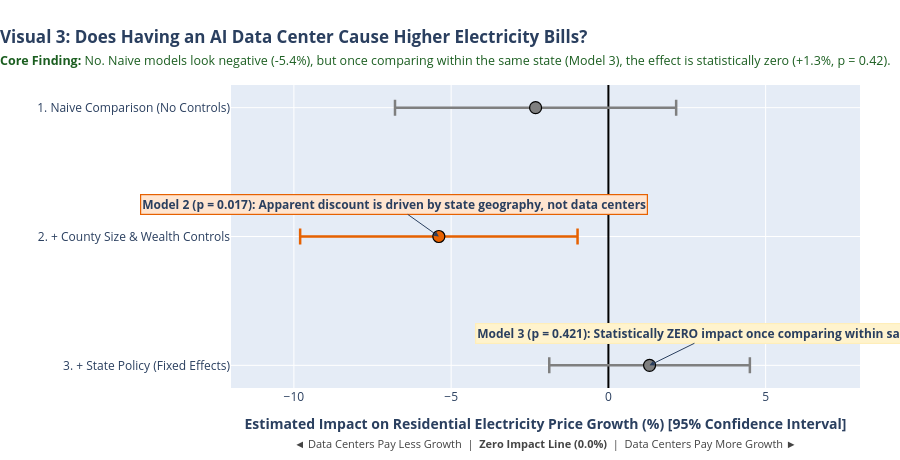

Notebook source saved alongside this figure:
### Markdown cell above
## Visual 3: Does Having an AI Data Center Cause Higher Electricity Bills?
*Supports: **Naive vs. Controlled Results - The Core Statistical Test***

### Visual Design & Layperson Interpretation
- **Question Answered:** *If two counties are identical in population, wealth, and state regulation, does the one with a data center pay higher electricity bills?*
- **Directional Cue:** Values to the **right of 0.0%** indicate data centers raised bills; values to the **left** indicate data centers lowered bills.
- **Whiskers (95% Confidence Interval):** If the horizontal whisker crosses the vertical black line ($0.0\%$), the effect is statistically indistinguishable from zero.
- **Punchline:** Once we compare counties within the same state (Model 3), the estimate is **$+1.31\%$ with $p = 0.421$**—pure random noise.

### Code cell
# Construct Visual 3: Clear Directional Forest Plot
def get_ci(model, var='Has_Datacenter'):
    ci = model.conf_int().loc[var]
    return ci[0], ci[1]

ci_m1 = get_ci(m1)
ci_m2 = get_ci(m2)
ci_m3 = get_ci(m3)

fig3 = go.Figure()

models_meta = [
    ('1. Naive Comparison (No Controls)', m1.params['Has_Datacenter'], ci_m1, m1.pvalues['Has_Datacenter'], m1.rsquared, COLOR_NEUTRAL),
    ('2. + County Size & Wealth Controls', m2.params['Has_Datacenter'], ci_m2, m2.pvalues['Has_Datacenter'], m2.rsquared, COLOR_TREATMENT),
    ('3. + State Policy (Fixed Effects)', m3.params['Has_Datacenter'], ci_m3, m3.pvalues['Has_Datacenter'], m3.rsquared, COLOR_NEUTRAL)
]

for name, coef, ci, pval, r2, color in models_meta:
    fig3.add_trace(go.Scatter(
        x=[coef], y=[name],
        error_x=dict(
            type='data', symmetric=False,
            array=[ci[1] - coef], arrayminus=[coef - ci[0]],
            color=color, thickness=2.5, width=8
        ),
        mode='markers',
        marker=dict(size=12, color=color, line=dict(color='black', width=1.2)),
        name=name,
        hovertemplate=(
            f"<b>{name}</b><br>"
            f"Estimated Effect: {coef:+.3f}%<br>"
            f"95% CI: [{ci[0]:.2f}%, {ci[1]:.2f}%]<br>"
            f"p-value: {pval:.3f}<br>"
            f"R²: {r2:.4f}<extra></extra>"
        )
    ))

fig3.update_layout(
    title=dict(
        text="<b>Visual 3: Does Having an AI Data Center Cause Higher Electricity Bills?</b><br><span style='font-size:12.5px; color:#1B5E20;'><b>Core Finding:</b> No. Naive models look negative (-5.4%), but once comparing within the same state (Model 3), the effect is statistically zero (+1.3%, p = 0.42).</span>",
        x=0.0, xanchor="left"
    ),
    xaxis=dict(
        title="<b>Estimated Impact on Residential Electricity Price Growth (%) [95% Confidence Interval]</b><br><span style='font-size:11px; color:#444;'>◄ Data Centers Pay Less Growth &nbsp;|&nbsp; <b>Zero Impact Line (0.0%)</b> &nbsp;|&nbsp; Data Centers Pay More Growth ►</span>",
        zeroline=True, zerolinecolor='black', zerolinewidth=2.0,
        range=[-12, 8]
    ),
    yaxis=dict(title="", autorange="reversed"),
    showlegend=False,
    annotations=[
        dict(
            x=m3.params['Has_Datacenter'], y='3. + State Policy (Fixed Effects)',
            text="<b>Model 3 (p = 0.421): Statistically ZERO impact once comparing within same state</b>",
            showarrow=True, arrowhead=2, ax=65, ay=-32,
            bgcolor="#FFF3CD", bordercolor="#FFEEBA", borderwidth=1.2
        ),
        dict(
            x=m2.params['Has_Datacenter'], y='2. + County Size & Wealth Controls',
            text="<b>Model 2 (p = 0.017): Apparent discount is driven by state geography, not data centers</b>",
            showarrow=True, arrowhead=2, ax=-45, ay=-32,
            bgcolor="#FFE5D0", bordercolor=COLOR_TREATMENT, borderwidth=1.2
        )
    ],
    height=460,
    margin=dict(l=60, r=40, t=85, b=65)
)
fig3.show()

### Figure 1 — Plotly figure (JSON) as saved in the notebook; plotly's stock layout.template omitted (floating-point values rounded to 4 significant figures)
{"data": [{"error_x": {"array": [4.47], "arrayminus": [4.47], "color": "#7F7F7F", "symmetric": false, "thickness": 2.5, "type": "data", "width": 8}, "hovertemplate": "<b>1. Naive Comparison (No Controls)</b><br>Estimated Effect: -2.315%<br>95% CI: [-6.79%, 2.15%]<br>p-value: 0.310<br>R²: 0.0005<extra></extra>", "marker": {"color": "#7F7F7F", "line": {"color": "black", "width": 1.2}, "size": 12}, "mode": "markers", "name": "1. Naive Comparison (No Controls)", "type": "scatter", "x": [-2.315], "y": ["1. Naive Comparison (No Controls)"]}, {"error_x": {"array": [4.41], "arrayminus": [4.41], "color": "#E66101", "symmetric": false, "thickness": 2.5, "type": "data", "width": 8}, "hovertemplate": "<b>2. + County Size & Wealth Controls</b><br>Estimated Effect: -5.391%<br>95% CI: [-9.80%, -0.98%]<br>p-value: 0.017<br>R²: 0.0580<extra></extra>", "marker": {"color": "#E66101", "line": {"color": "black", "width": 1.2}, "size": 12}, "mode": "markers", "name": "2. + County Size & Wealth Controls", "type": "scatter", "x": [-5.391], "y": ["2. + County Size & Wealth Controls"]}, {"error_x": {"array": [3.189], "arrayminus": [3.189], "color": "#7F7F7F", "symmetric": false, "thickness": 2.5, "type": "data", "width": 8}, "hovertemplate": "<b>3. + State Policy (Fixed Effects)</b><br>Estimated Effect: +1.309%<br>95% CI: [-1.88%, 4.50%]<br>p-value: 0.421<br>R²: 0.5391<extra></extra>", "marker": {"color": "#7F7F7F", "line": {"color": "black", "width": 1.2}, "size": 12}, "mode": "markers", "name": "3. + State Policy (Fixed Effects)", "type": "scatter", "x": [1.309], "y": ["3. + State Policy (Fixed Effects)"]}], "layout": {"annotations": [{"arrowhead": 2, "ax": 65, "ay": -32, "bgcolor": "#FFF3CD", "bordercolor": "#FFEEBA", "borderwidth": 1.2, "showarrow": true, "text": "<b>Model 3 (p = 0.421): Statistically ZERO impact once comparing within same state</b>", "x": 1.309, "y": "3. + State Policy (Fixed Effects)"}, {"arrowhead": 2, "ax": -45, "ay": -32, "bgcolor": "#FFE5D0", "bordercolor": "#E66101", "borderwidth": 1.2, "showarrow": true, "text": "<b>Model 2 (p = 0.017): Apparent discount is driven by state geography, not data centers</b>", "x": -5.391, "y": "2. + County Size & Wealth Controls"}], "height": 460, "margin": {"b": 65, "l": 60, "r": 40, "t": 85}, "showlegend": false, "title": {"text": "<b>Visual 3: Does Having an AI Data Center Cause Higher Electricity Bills?</b><br><span style='font-size:12.5px; color:#1B5E20;'><b>Core Finding:</b> No. Naive models look negative (-5.4%), but once comparing within the same state (Model 3), the effect is statistically zero (+1.3%, p = 0.42).</span>", "x": 0, "xanchor": "left"}, "xaxis": {"range": [-12, 8], "title": {"text": "<b>Estimated Impact on Residential Electricity Price Growth (%) [95% Confidence Interval]</b><br><span style='font-size:11px; color:#444;'>◄ Data Centers Pay Less Growth &nbsp;|&nbsp; <b>Zero Impact Line (0.0%)</b> &nbsp;|&nbsp; Data Centers Pay More Growth ►</span>"}, "zeroline": true, "zerolinecolor": "black", "zerolinewidth": 2}, "yaxis": {"autorange": "reversed", "title": {"text": ""}}}}
